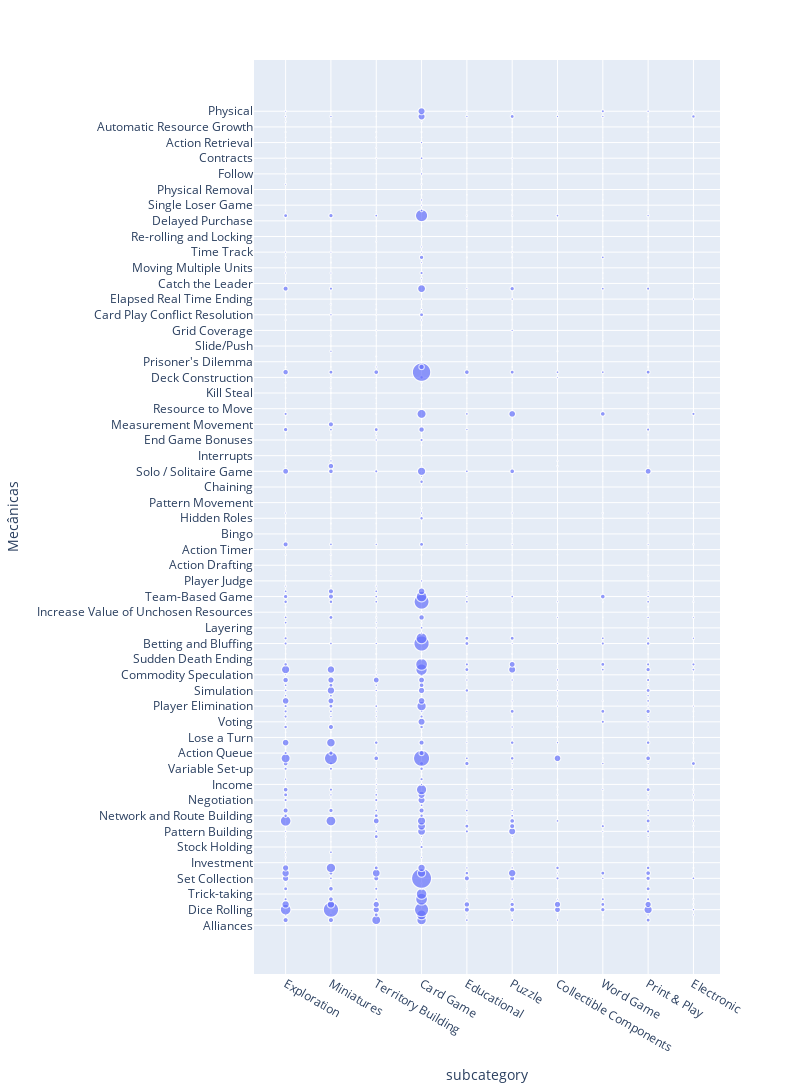

Notebook cell for this chart:
### Code cell
subcats = subcat.columns.to_list()
result = pd.DataFrame(columns=['subcategory'] + mechanic[1:])

subcat_mech = subcat.merge(mechanics)

for subcats in subcats[1:]:
    temp_df = subcat_mech[subcat_mech[subcats] == 1][mechanic[1:]].sum().reset_index()
    temp_df.columns = ['mechanic', 'Count']
    temp_df['subcategory'] = subcats
    result = pd.concat([result, temp_df.pivot(index='subcategory', columns='mechanic', values='Count').reset_index()])



# Preencher valores NaN com 0
result = result.fillna(0)
result
result = result.set_index('subcategory').unstack().reset_index()

result.rename(columns = {'level_0':'mechanic', 'subcategory':'subcat', 0:'n'}, inplace=True)


fig = px.scatter(result[result['n']<2000], y="mechanic", x="subcat", size='n',
                 labels={'subcat': 'subcategory', 'mechanic': 'Mecânicas'})
#fig.update_traces(marker_size='n')
# Configurando o layout para definir o tamanho do gráfico
fig.update_layout(width=800, height=2500)
fig.show()

### Figure 1 — Plotly figure (JSON) as saved in the notebook; plotly's stock layout.template omitted (floating-point values rounded to 4 significant figures; data arrays with more than 128 entries replaced by an {"elided": "..."} marker saying what was removed)
{"data": [{"hovertemplate": "subcategory=%{x}<br>Mecânicas=%{y}<br>n=%{marker.size}<extra></extra>", "legendgroup": "", "marker": {"color": "#636efa", "size": {"elided": "1569 int values"}, "sizemode": "area", "sizeref": 3.368, "symbol": "circle"}, "mode": "markers", "name": "", "showlegend": false, "type": "scattergl", "x": {"elided": "1569 str values"}, "xaxis": "x", "y": {"elided": "1569 str values"}, "yaxis": "y"}], "layout": {"height": 2500, "legend": {"itemsizing": "constant", "tracegroupgap": 0}, "margin": {"t": 60}, "width": 800, "xaxis": {"anchor": "y", "domain": [0, 1], "title": {"text": "subcategory"}}, "yaxis": {"anchor": "x", "domain": [0, 1], "title": {"text": "Mecânicas"}}}}
